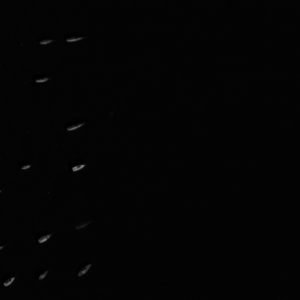
#> input picture Progetto_Esame/Assignment_1/DATASET/test/c1/zh3_01_03_R.png, 300 x 300 px, found by its file name; its folder holds 2 pictures in this run
$ python Valutazione_Test.py
#> lines starting #> are read from the running program, lines starting #| are printed output that depends on the picture
### Progetto_Esame/Assignment_1/Assignment1_Ufficiale.py
import cv2 as cv
import numpy as np
import pandas as pd
import matplotlib.pyplot as plt
import os
import scipy.optimize
from sklearn.metrics import root_mean_squared_error, mean_squared_error

VAL_PATH = 'Progetto_Esame/Assignment_1/DATASET/val'
GT_PATH = 'Progetto_Esame/Assignment_1/DATASET/GT.csv'

METODO = ['Powell', 'Nelder-Mead', 'BFGS']
BINS = [64,128,256]

storico_mi = []

def load_dataset(PATH, filtri=True):
    for subdir in sorted(os.listdir(PATH)):  #sorted() garantisce che le immagini siano sempre nello stesso ordine del GT
        subdir_path = os.path.join(PATH, subdir)
        if os.path.isdir(subdir_path):
            files = os.listdir(subdir_path)

            #identifico i file della Reference (R) e della Target (T) dai nomi
            file_R = next((f for f in files if '_R.png' in f), None)
            file_T = next((f for f in files if '_T.png' in f), None)

            if file_R and file_T:
                imR = cv.imread(os.path.join(subdir_path, file_R))
                imT = cv.imread(os.path.join(subdir_path, file_T))

                if filtri:
                    k = 5
                    imR = cv.cvtColor(imR, cv.COLOR_BGR2GRAY)
                    imR = cv.GaussianBlur(imR, (k, k), 0)
                    imT = cv.cvtColor(imT, cv.COLOR_BGR2GRAY)
                    imT = cv.GaussianBlur(imT, (k, k), 0)

                yield (imR, imT)

def mutua_informazione(im_rif, im_mov, bins):
    #.ravel() appiattisce le immagini in vettori 1D per poterle dare all'istogramma 2D
    hist2d, _, _ = np.histogram2d(
        im_rif.ravel(), im_mov.ravel(),
        bins=bins, range=[[0, 255], [0, 255]]
    )
    #normalizzazione e si filtrano i valori nulli per evitare log(0)
    p_con = hist2d / hist2d.sum()
    p_con = p_con[p_con > 0]

    #somma per riga e per colonna dell'istogramma congiunto
    p_rif = hist2d.sum(axis=1)
    p_rif = p_rif / p_rif.sum()
    p_rif = p_rif[p_rif > 0]

    p_mov = hist2d.sum(axis=0)
    p_mov = p_mov / p_mov.sum()
    p_mov = p_mov[p_mov > 0]

    Entr_rif = -np.sum(p_rif * np.log2(p_rif))
    Entr_mov = -np.sum(p_mov * np.log2(p_mov))
    Entr_con = -np.sum(p_con * np.log2(p_con))

    # MI = H(R) + H(T) - H(R,T)
    return Entr_rif + Entr_mov - Entr_con

def funzione_obiettivo(params, imR_img, imT_img, bins):

    tx, ty, theta = params

    # cv2.getRotationMatrix2D vuole l'angolo in gradi
    #theta_deg = np.degrees(theta)

    h, w = imT_img.shape

    #matrice di rototraslazione per warpAffine()
    T = np.array([[np.cos(theta), -np.sin(theta), tx],
                  [np.sin(theta),  np.cos(theta), ty]],
                  dtype=np.float32)

    imT_warped = cv.warpAffine(imT_img, T, (w, h), flags=cv.INTER_LINEAR)

    mi = mutua_informazione(imR_img, imT_warped, bins)
    storico_mi.append(mi)
    #si restusce il negativo perché .minimize() minimizza
    return -mi

def massimizza_mutua_informazione(imR_mod, imT_mod, bins, metodo):
    storico_mi.clear() #necessario altrimenti il grafico conterrebbe i valori di MI di tutte le iterazioni di tutti i metodi
    initial_guess = np.array([0, 0, 0])

    opts = {}
    if metodo == 'Nelder-Mead':
        #con x0 = [0,0,0] il simplesso di default è troppo piccolo per esplorare bene lo spazio
        simplesso_iniziale=np.array([[0, 0, 0],
                                     [1, 0, 0],
                                     [0, 1, 0],
                                     [0, 0, 0.01]],
                                     dtype=np.float32)

        opts = {
            'initial_simplex': simplesso_iniziale,
        }

    if metodo == 'BFGS':
        # eps definisce il passo per la stima numerica del gradiente diverso per traslazione e rotazione
        opts = {'eps': [1, 1, 0.01]}

    res = scipy.optimize.minimize(
        funzione_obiettivo,
        initial_guess,
        args=(imR_mod, imT_mod, bins),
        method=metodo,
        options=opts
    )

    return res.x

def plot_risultato(imR, imT_allineata, index, is_test_plot=False):

    fig, axes = plt.subplots(1, 4, figsize=(22, 6), gridspec_kw={'wspace': 0.05})
    ax1, ax2, ax3, ax4 = axes

    ax1.imshow(cv.cvtColor(imR, cv.COLOR_BGR2RGB))
    ax1.set_title("Statica")
    ax1.axis('off')

    ax2.imshow(cv.cvtColor(imT_allineata, cv.COLOR_BGR2RGB))
    ax2.set_title("Allineata")
    ax2.axis('off')

    # Differenza pixel per pixel -> più scuro = meno errore
    diff = cv.absdiff(imR, imT_allineata)
    ax3.imshow(cv.cvtColor(diff, cv.COLOR_BGR2RGB))
    ax3.set_title("Differenza")
    ax3.axis('off')

    if storico_mi:
        ax4.plot(storico_mi)
        ax4.set_title("Andamento MI")
        ax4.set_xlabel("Iterazione")
        ax4.set_ylabel("MI")
    else:
        ax4.axis('off')

    fig.suptitle(f"Test {index}", fontsize=14)
    fig.subplots_adjust(left=0.01, right=0.99, top=0.9, bottom=0.05)

    if is_test_plot == True:
        os.makedirs('Progetto_Esame/Assignment_1/output_test_plots', exist_ok=True)
        fig.savefig(f'Progetto_Esame/Assignment_1/output_test_plots/risultato_test_{index}', dpi=300)
        plt.close(fig)
    else:
        os.makedirs('Progetto_Esame/Assignment_1/output_validation_plots', exist_ok=True)
        fig.savefig(f'Progetto_Esame/Assignment_1/output_validation_plots/risultato_val_{index}', dpi=300)
        plt.close(fig)


def calcola_statistiche(df, gt, metodo, bins):

    rmse_angolo = root_mean_squared_error(df['Angolo_calc'], gt['AngleRad'])
    rmse_tx = root_mean_squared_error(df['Tx_calc'], gt['Tx'])
    rmse_ty = root_mean_squared_error(df['Ty_calc'], gt['Ty'])

    media_errore_traslazione = df[['Err_Tx', 'Err_Ty']].abs().mean().mean()  #media su Tx e Ty poi media tra le due
    media_errore_angolo = df['Err_Angolo'].abs().mean()
    deviazione_std_errore_traslazione = df[['Err_Tx', 'Err_Ty']].std().mean()
    deviazione_std_errore_angolo = df['Err_Angolo'].std()

    return [
        metodo,
        bins,
        rmse_tx,
        rmse_ty,
        rmse_angolo,
        media_errore_traslazione,
        media_errore_angolo,
        deviazione_std_errore_traslazione,
        deviazione_std_errore_angolo
    ]

# [41 lines left out: functions stampa_riepilogo_finale, main, not called in this run]

# [2 lines that do not run on import are left out]

### Progetto_Esame/Assignment_1/Valutazione_Test.py
import cv2 as cv
import numpy as np
import pandas as pd
import Assignment1_Ufficiale as A1

TEST_PATH = 'Progetto_Esame/Assignment_1/DATASET/test'
GT_PATH = 'Progetto_Esame/Assignment_1/DATASET/GT.csv'

#PARAMETRI SCELTI CON IL VALIDATION SET
METODO = 'Nelder-Mead'
BINS = 64

def main():

    # Carichiamo le immagini senza filtri: li applichiamo manualmente dopo in quanto servono entrambe le versioni
    immagini = list(A1.load_dataset(TEST_PATH, filtri=False))
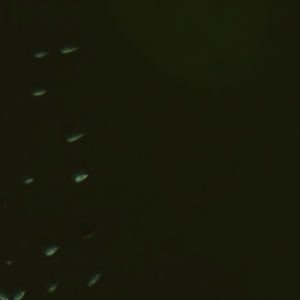
#> input picture Progetto_Esame/Assignment_1/DATASET/test/c1/zh3_01_03_T.png, 300 x 300 px, found by its file name
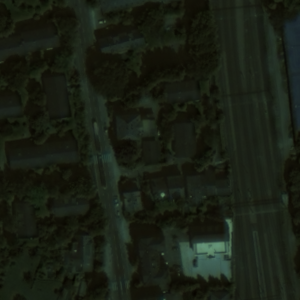
#> input picture Progetto_Esame/Assignment_1/DATASET/test/c2/zh3_02_01_R.png, 300 x 300 px, found by its file name
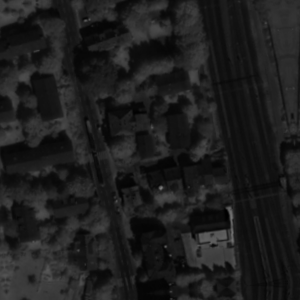
#> input picture Progetto_Esame/Assignment_1/DATASET/test/c2/zh3_02_01_T.png, 300 x 300 px, found by its file name
#> immagini = 2 items
    gt_test = pd.read_csv(GT_PATH, sep=';')
#> (reads Progetto_Esame/Assignment_1/DATASET/GT.csv from the repository)
    gt_test = gt_test[gt_test['Dataset'] == 'test'].reset_index(drop=True)  #reset_index necessario per usare .loc[i] nel loop

    risultati = []

    for i in range(len(immagini)):
        imR = immagini[i][0]
        imT = immagini[i][1]
        #versioni in grigio e filtrate usate solo per l'ottimizzazione
        imR_mod = cv.GaussianBlur(cv.cvtColor(imR, cv.COLOR_BGR2GRAY), (5, 5), 0)
        imT_mod = cv.GaussianBlur(cv.cvtColor(imT, cv.COLOR_BGR2GRAY), (5, 5), 0)

        tx, ty, theta = A1.massimizza_mutua_informazione(imR_mod, imT_mod, BINS, METODO)

        h , w = imT_mod.shape

        T = np.array([[np.cos(theta), -np.sin(theta), tx],
                      [np.sin(theta),  np.cos(theta), ty]],
                      dtype=np.float32)

        imT_allineata = cv.warpAffine(imT, T, (w, h), flags=cv.INTER_LINEAR)

        err_tx = tx - gt_test.loc[i, 'Tx']
        err_ty = ty - gt_test.loc[i, 'Ty']
        err_angolo = theta - gt_test.loc[i, 'AngleRad']

        valori = {
            'Tx_calc': tx,
            'Ty_calc': ty,
            'Angolo_calc': theta,
            'Err_Tx': err_tx,
            'Err_Ty': err_ty,
            'Err_Angolo': err_angolo
        }
        risultati.append(valori)

        A1.plot_risultato(imR, imT_allineata, f'c{i+1}', is_test_plot=True)
#> this loop made 2 passes
#> (simplesso_iniziale in massimizza_mutua_informazione, tx, ty, theta, h, w, T) on pass 1: ([[0, 0, 0], [1, 0, 0], [0, 1, 0], [0, 0, 0.01]], 77.49, 10.28, -0.0643, 300, 300, [[0.998, 0.0643, 77.49], [-0.0643, 0.998, 10.28]])
#> pass 1, in plot_risultato, `fig.savefig(f'Progetto_Esame/Assignment_1/output_test_plots/risultato_..`:
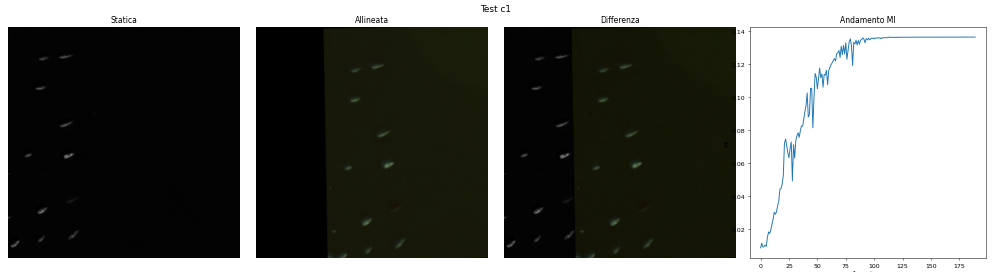
#> figure drawn by matplotlib, 4 panels; panel 4: curve peaks at x = 152, y = 0.136
#> pass 2, in plot_risultato (call 2), `fig.savefig(f'Progetto_Esame/Assignment_1/output_test_plots/risultato_..`:
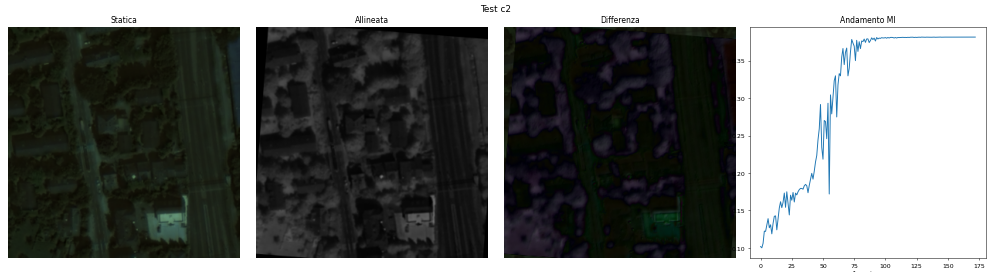
#> figure drawn by matplotlib, 4 panels; panel 4: curve peaks at x = 170, y = 0.381
#> imR is the input picture: shape (300, 300, 3); mean B, G, R 19.8, 30.8, 25.1
#> imT is the input picture: shape (300, 300, 3); min 0, max 119, mean 30

    df = pd.DataFrame(risultati)

    print(f"\n--- Risultati per METODO: {METODO}, BINS: {BINS} ---")
    print(df.round(4))
#|    Tx_calc  Ty_calc  Angolo_calc   Err_Tx   Err_Ty  Err_Angolo
#| 0  87.2714   3.2821      -0.0182  79.2045  18.3669     -0.0823
#| 1  16.4713  -5.0966       0.0781  -1.3283   0.2662     -0.0014

    statistiche = A1.calcola_statistiche(df, gt_test, METODO, BINS)

    A1.stampa_riepilogo_finale([statistiche])

if __name__ == "__main__":
#> (the run stopped early here; a loop or call above may not have finished)
